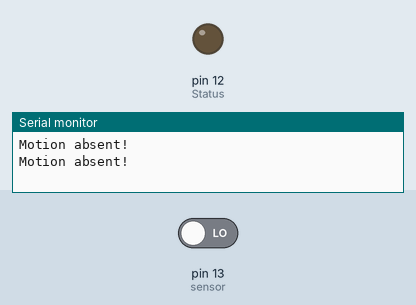
This sketch was run on a simulated Arduino Uno, built with avr-gcc and run on an emulated ATmega328P. On the bench: output pins drawn as LEDs (lit = HIGH), the last lines printed to the serial monitor. The test bench sets the inputs (shaded band); at power-on: pin 13 (sensor) LOW.

Above: at 2.8 s.
2.9 s: pin 13 (sensor) driven HIGH
At 4.4 s:
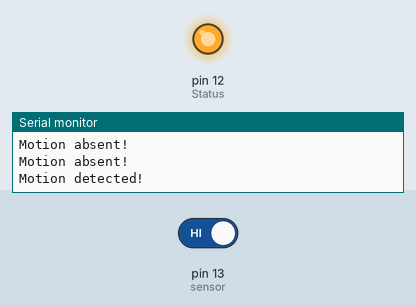
5.5 s: pin 13 (sensor) driven LOW
At 7.9 s:
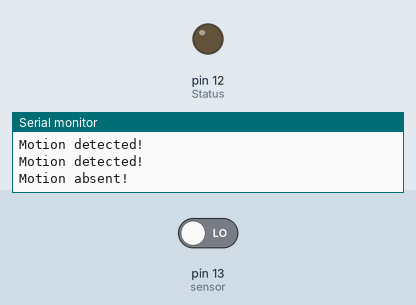
Timing chart, 0 to 9.4 s (numbered marks = the images above; inputs shaded):
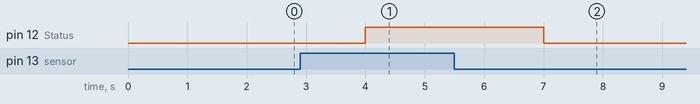

The sketch:

PIR.ino
```cpp
/* https://www.instructables.com/id/Interface-PIR-Sensor-With-NodeMCU/ */
int Status = 12;
int sensor = 13;

void setup() {
  pinMode(sensor, INPUT); // declare sensor as input
  pinMode(Status, OUTPUT);  // declare LED as output
}

void loop(){
  long state = digitalRead(sensor);
  delay(1000);
    if(state == HIGH){
      digitalWrite (Status, HIGH);
      Serial.begin(115200);
      Serial.println("Motion detected!");
    }
    else {
      digitalWrite (Status, LOW);
      Serial.begin(115200);
      Serial.println("Motion absent!");
      }
}
```

Measured:
- after the input at 2.9 s, pin 12 (Status): LOW → HIGH after 1.1 s
- after the input at 5.5 s, pin 12 (Status): HIGH → LOW after 1.5 s
